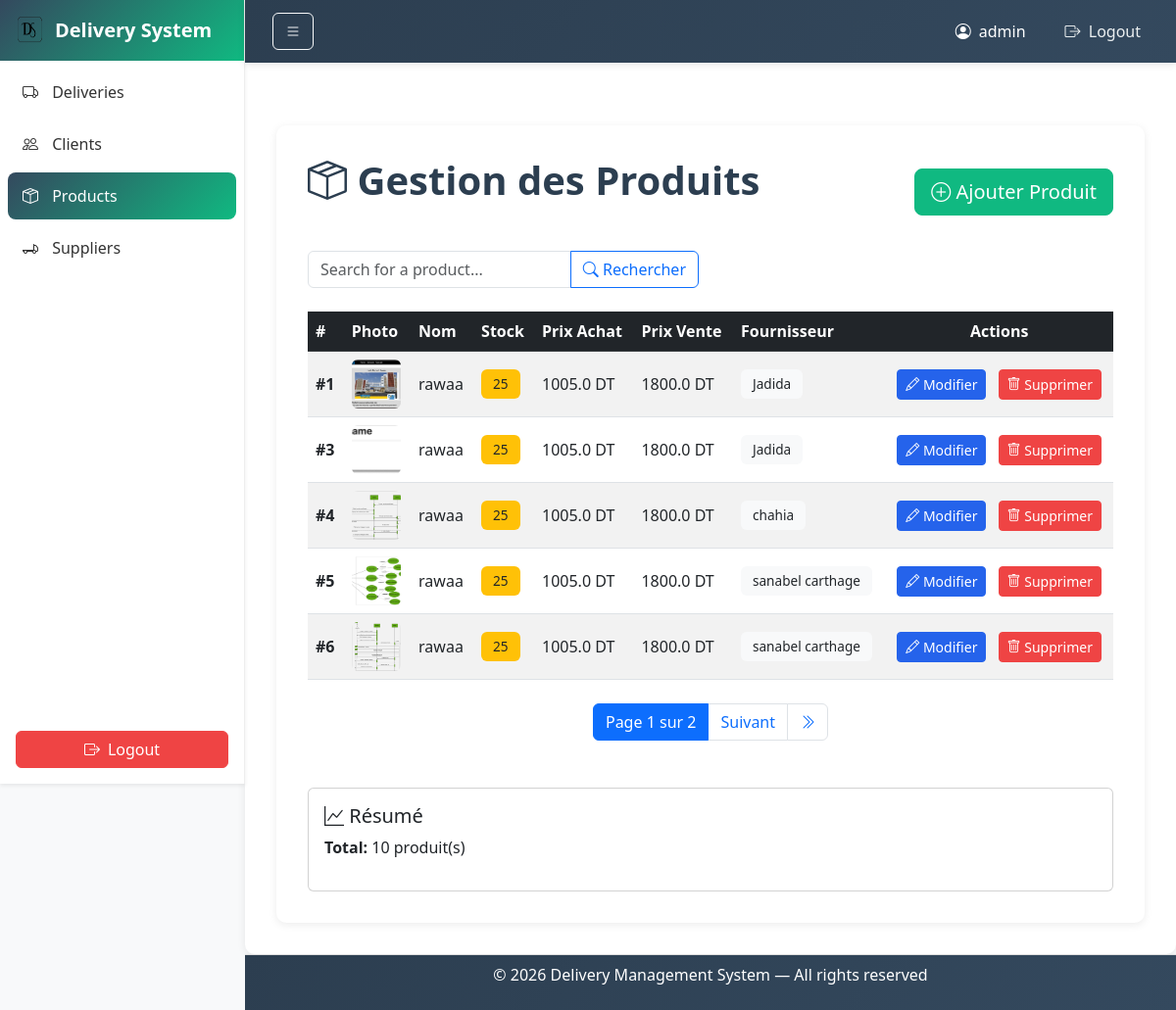
The page /products/ (signed in) on the database as committed earlier.
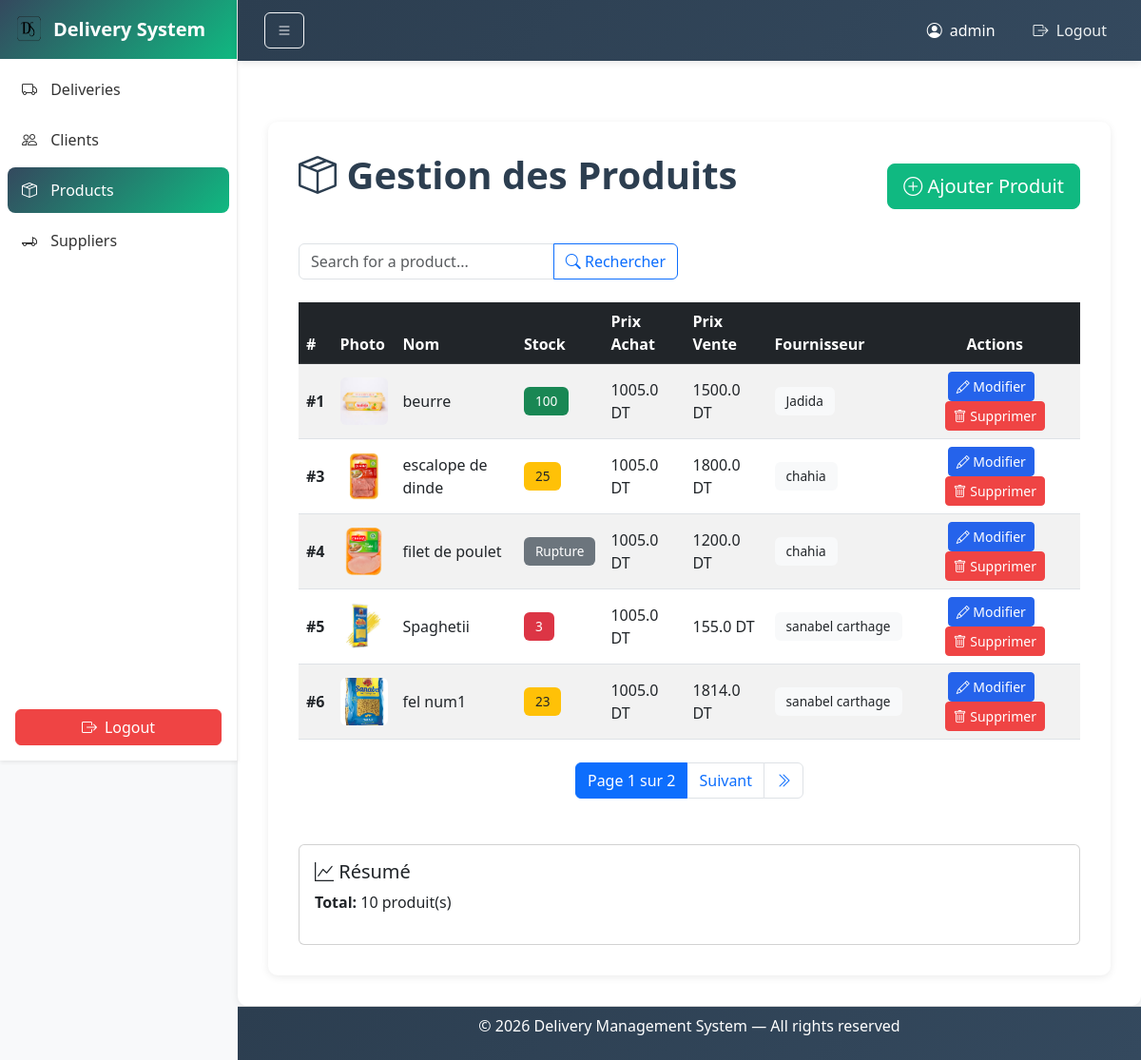
The same page on the database as committed later.
### deliveryproject/models.py (models this page shows, shortened)
class Product(models.Model):
    nom = models.CharField(max_length=100)
    qte_stock = models.IntegerField()
    prix_achat = models.FloatField()
    prix_vente = models.FloatField()
    image = models.ImageField(upload_to='products/', blank=True, null=True)
    fournisseur = models.ForeignKey(Supplier, on_delete=models.CASCADE)

class Supplier(models.Model):
    nom = models.CharField(max_length=100)
    adresse = models.TextField()
    telephone = models.CharField(max_length=20)
    email = models.EmailField()
    image = models.ImageField(upload_to='suppliers/', blank=True, null=True)

### deliveryproject/views.py (the view, shortened to what this page needs)
# urls.py: path('products/', views.product_list, name='product_list'),
@login_required(login_url='login')
def product_list(request):
    q = request.GET.get('q', '')
    products = Product.objects.all().order_by('id')
    paginator = Paginator(products, 5)
    page_number = request.GET.get('page')
    page_obj = paginator.get_page(page_number)
    return render(request, 'product/list.html', {
        'products': page_obj,
        'q': q
    })

### deliveryproject/templates/product/list.html (shortened to what the changed rows need)
{% extends "layouts/base.html" %}
{% block content %}
<div class="container mt-5">
    <div class="d-flex justify-content-between align-items-center mb-4">
        <h1>
            <i class="bi bi-box-seam"></i> Gestion des Produits
        </h1>
    </div>
    {% if products %}
    <div class="table-responsive">
        <table class="table table-hover table-striped align-middle">
            <thead class="table-dark">
                <tr>
                    <th>#</th>
                    <th>Photo</th>
                    <th>Nom</th>
                    <th>Stock</th>
                    <th>Prix Achat</th>
                    <th>Prix Vente</th>
                    <th>Fournisseur</th>
                    <th class="text-center">Actions</th>
                </tr>
            </thead>
            <tbody>
                {% for product in products %}
                <tr>
                    <td><strong>#{{ product.id }}</strong></td>
                    <td>{% if product.image %}
                            <img src="{{ product.image.url }}" alt="{{ product.nom }}"
                                width="50" height="50"
                                style="object-fit: cover; border-radius: 6px;">
                        {% else %}
                            <span class="text-muted">—</span>
                        {% endif %}
                    </td>
                    <td>{{ product.nom }}</td>
                            <td>
                    {% if product.qte_stock <= 0 %}
                        <span class="badge bg-secondary">Rupture</span>
                    {% elif product.qte_stock <= 20 %}
                        <span class="badge bg-danger">{{ product.qte_stock }}</span>
                    {% elif product.qte_stock <= 99 %}
                        <span class="badge bg-warning text-dark">{{ product.qte_stock }}</span>
                    {% else %}
                        <span class="badge bg-success">{{ product.qte_stock }}</span>
                    {% endif %}
                </td>
                    <td>{{ product.prix_achat }} DT</td>
                    <td>{{ product.prix_vente }} DT</td>
                    <td>
                        <span class="badge bg-light text-dark">
                            {{ product.fournisseur.nom }}
                        </span>
                    </td>
                    <td class="text-center">
                        <a href="{% url 'product_update' product.id %}"
                           class="btn btn-sm btn-primary me-2">
                            <i class="bi bi-pencil"></i> Modifier
                        </a>
                        <a href="{% url 'product_delete' product.id %}"
                           class="btn btn-sm btn-danger"
                           onclick="return confirm('Êtes-vous sûr ?')">
                            <i class="bi bi-trash"></i> Supprimer
                        </a>
                    </td>
                </tr>
                {% endfor %}
            </tbody>
        </table>
    </div>
    {% endif %}
</div>
{% endblock %}

Rows that differ between the two databases and show on the page:
changed Product "Jadida": image: a different picture; nom "rawaa" → "beurre"; prix_vente "1800.0" → "1500.0"; qte_stock "25" → "100"
changed Product id 3: image: a different picture; nom "rawaa" → "escalope de dinde"; fournisseur.nom "Jadida" → "chahia"
changed Product id 4: image: a different picture; nom "rawaa" → "filet de poulet"; prix_vente "1800.0" → "1200.0"; qte_stock "25" → (not shown); now shows "Rupture"
changed Product id 5: image: a different picture; nom "rawaa" → "Spaghetii"; prix_vente "1800.0" → "155.0"; qte_stock "25" → "3"
changed Product id 6: image: a different picture; nom "rawaa" → "fel num1"; qte_stock "25" → "23"; prix_vente "1800.0" → "1814.0"
